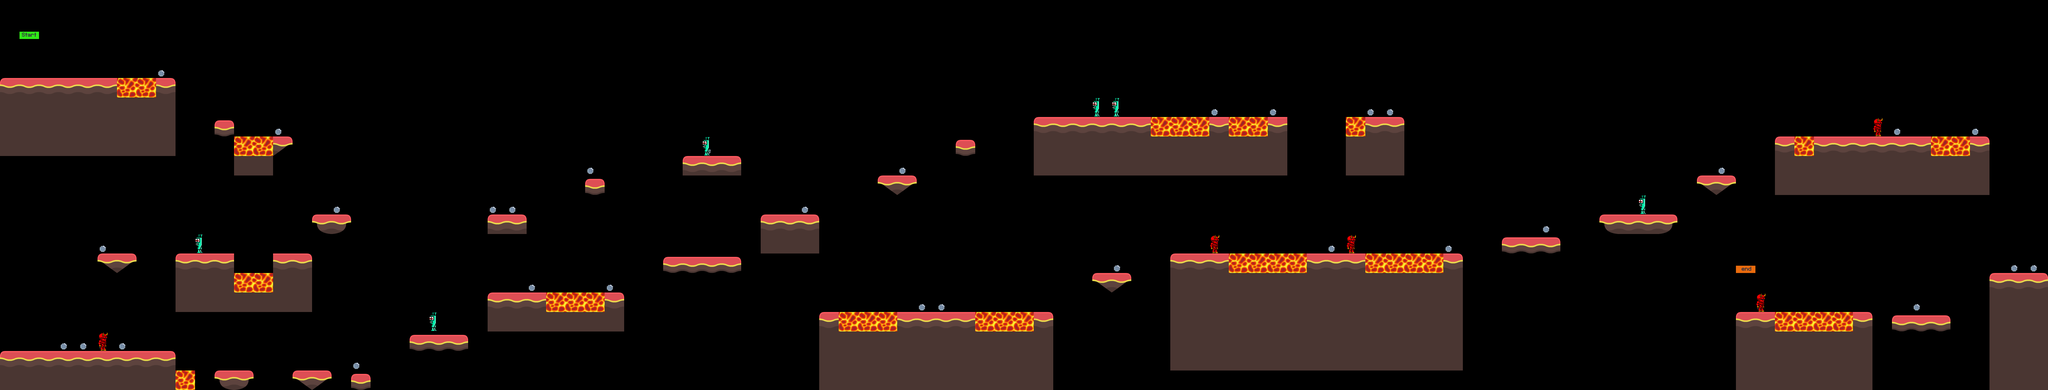

This game map was drawn from its Tiled (.tmx) file and the tilesets committed beside it. A one-line description and the trimmed map source follow:
An orthogonal 105x20 tile map with 64x64 px tiles, 6 tile layers (limitations_monsters, tiles, game, lava, ...), 6 tilesets.

<map version="1.10" tiledversion="1.10.2" orientation="orthogonal" renderorder="right-down" width="105" height="20" tilewidth="64" tileheight="64" infinite="0" nextlayerid="7" nextobjectid="1">
 <editorsettings>
  <export target="../1/1_level.csv" format="csv" />
 </editorsettings>
 <tileset firstgid="1" source="texture_2.tsx" />
 <tileset firstgid="13" source="lava_tile1.tsx" />
 <tileset firstgid="14" source="silver_coin.tsx" />
 <tileset firstgid="15" source="setup_tiles.tsx" />
 <tileset firstgid="17" source="limitations_enemy_64_64.tsx" />
 <tileset firstgid="18" source="monsters.tsx" />
 <layer id="5" name="limitations_monsters" width="105" height="20">
  <data>[2100 cells, 18 non-empty, 1 distinct tile ids]</data>
 </layer>
 <layer id="1" name="tiles" width="105" height="20">
  <data>[2100 cells, 368 non-empty, 12 distinct tile ids]</data>
 </layer>
 <layer id="4" name="game" width="105" height="20">
  <data>[2100 cells, 2 non-empty, 2 distinct tile ids]</data>
 </layer>
 <layer id="2" name="lava" width="105" height="20">
  <data>[2100 cells, 37 non-empty, 1 distinct tile ids]</data>
 </layer>
 <layer id="3" name="coins" width="105" height="20">
  <data>[2100 cells, 34 non-empty, 1 distinct tile ids]</data>
 </layer>
 <layer id="6" name="monsters" width="105" height="20">
  <data>[2100 cells, 11 non-empty, 2 distinct tile ids]</data>
 </layer>
</map>
